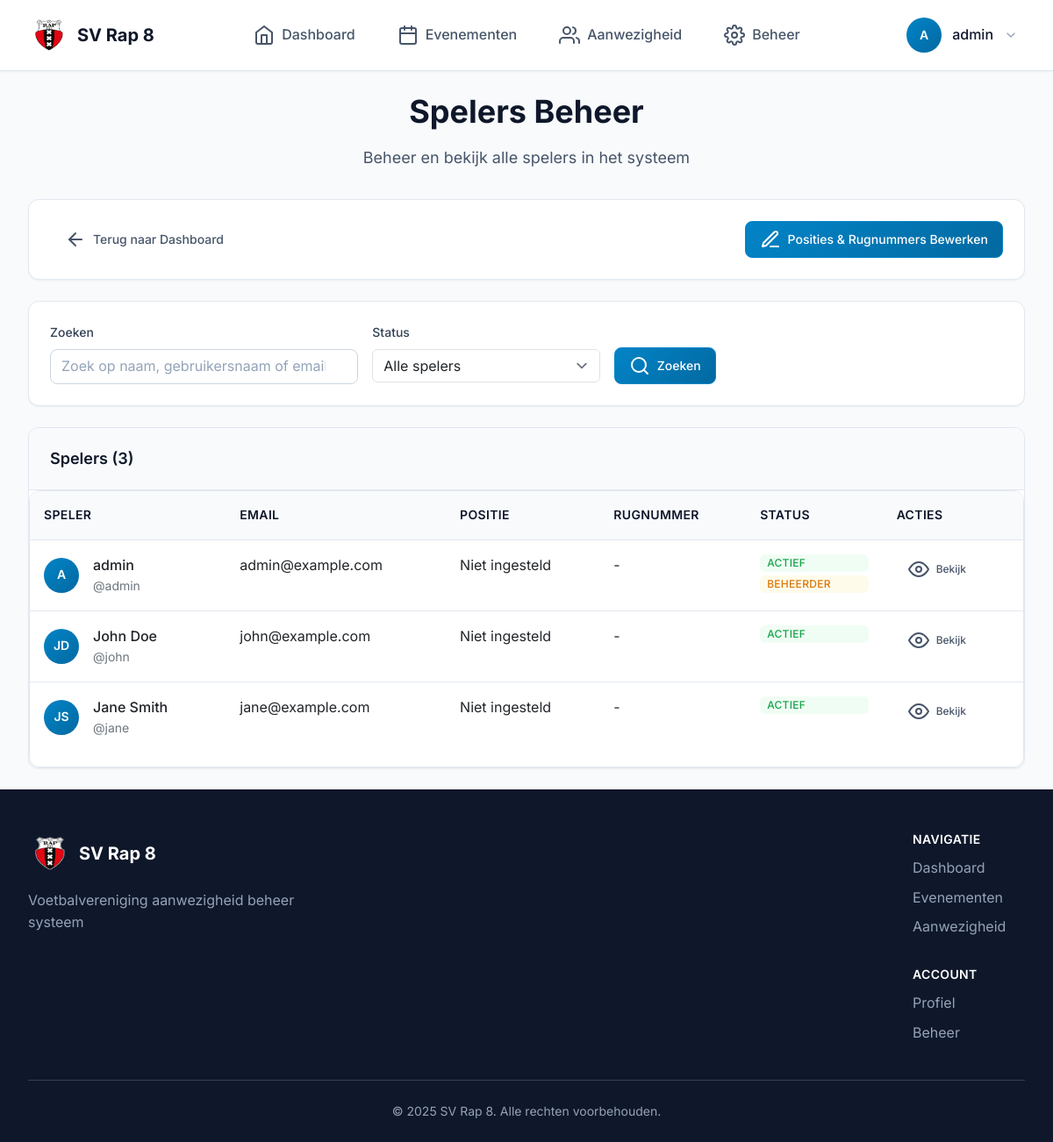
/users/admin/players/ (signed in), run on the app's committed database.
### users/models.py (models this page shows, shortened)
class Player(AbstractUser):
    geboortedatum = models.DateField(
        null=True, blank=True, verbose_name="Geboortedatum"
    )
    telefoonnummer = models.CharField(
        max_length=20, blank=True, verbose_name="Telefoonnummer"
    )
    positie = models.CharField(max_length=50, blank=True, verbose_name="Positie")
    rugnummer = models.PositiveIntegerField(
        null=True, blank=True, verbose_name="Rugnummer"
    )
    straat = models.CharField(max_length=100, blank=True, verbose_name="Straat")
    huisnummer = models.CharField(max_length=10, blank=True, verbose_name="Huisnummer")
    toevoeging = models.CharField(max_length=10, blank=True, verbose_name="Toevoeging")
    postcode = models.CharField(max_length=10, blank=True, verbose_name="Postcode")
    plaats = models.CharField(max_length=50, blank=True, verbose_name="Plaats")
    adres = models.CharField(
        max_length=255, blank=True, verbose_name="Adres"
    )  # Keep for backward compatibility
    foto = models.ImageField(
        upload_to="profile_pics/",
        null=True,
        blank=True,
        verbose_name="Profielfoto",
    )

### users/views.py (the view, shortened to what this page needs)
# urls.py: path("admin/players/", views.admin_players, name="admin_players"),
@user_passes_test(is_staff)
def admin_players(request: HttpRequest):
    search = request.GET.get("search", "")
    status_filter = request.GET.get("status", "all")
    players = Player.objects.all()
    if status_filter == "active":
        players = players.filter(is_active=True)
    elif status_filter == "inactive":
        players = players.filter(is_active=False)
    elif status_filter == "staff":
        players = players.filter(is_staff=True)
    players = players.order_by("last_name", "first_name")
    context = {
        "players": players,
        "search": search,
        "status_filter": status_filter,
    }
    return render(request, "users/admin/players.html", context)

### users/views.py (called while the page is built)
def is_staff(user):
    return user.is_staff

### users/templates/users/admin/players.html (shortened to what this page needs)
{% extends "base.html" %}
{% load static %}
{% block content %}
<div class="page-header">
    <h1 class="page-title">Spelers Beheer</h1>
    <p class="page-subtitle">Beheer en bekijk alle spelers in het systeem</p>
</div>
<div class="card mb-4">
    <div class="card-content">
        <nav class="d-flex justify-content-between align-items-center">
            <div class="d-flex gap-3">
                <a href="{% url 'users:admin_dashboard' %}" class="btn btn-ghost">
                    <i data-feather="arrow-left"></i>
                    Terug naar Dashboard
                </a>
            </div>
            <div class="d-flex gap-2">
                <a href="{% url 'users:admin_bulk_edit_positions' %}" class="btn btn-primary">
                    <i data-feather="edit-3"></i>
                    Posities & Rugnummers Bewerken
                </a>
            </div>
        </nav>
    </div>
</div>
<div class="card mb-4">
    <div class="card-content">
        <form method="get" class="row g-3">
            <div class="col-md-4">
                <label for="search" class="form-label">Zoeken</label>
                <input type="text" id="search" name="search" class="form-input"
                       placeholder="Zoek op naam, gebruikersnaam of email..."
                       value="{{ search }}">
            </div>
            <div class="col-md-3">
                <label for="status" class="form-label">Status</label>
                <select id="status" name="status" class="form-select">
                    <option value="all" {% if status_filter == 'all' %}selected{% endif %}>Alle spelers</option>
                </select>
            </div>
            <div class="col-md-2 d-flex align-items-end">
                <button type="submit" class="btn btn-primary">
                    <i data-feather="search"></i>
                    Zoeken
                </button>
            </div>
        </form>
    </div>
</div>
<div class="card">
    <div class="card-header d-flex justify-content-between align-items-center">
        <h3 class="card-title">Spelers ({{ players.count }})</h3>
    </div>
    <div class="card-content p-0">
        {% if players %}
            <div class="table-container">
                <table class="table">
                    <thead>
                        <tr>
                            <th>Speler</th>
                            <th class="hide-mobile">Email</th>
                            <th class="hide-mobile">Positie</th>
                            <th class="hide-mobile">Rugnummer</th>
                            <th>Status</th>
                            <th>Acties</th>
                        </tr>
                    </thead>
                    <tbody>
                        {% for player in players %}
                        <tr>
                            <td>
                                <div class="d-flex align-items-center gap-3">
                                    <div class="user-avatar d-none d-sm-flex{% if not player.foto %} default{% endif %}">
                                        {% if player.foto %}
                                            <img src="{{ player.foto.url }}" alt="{{ player.get_full_name }}">
                                        {% else %}
                                            <div class="avatar-fallback">
                                                {% if player.first_name %}
                                                    {{ player.first_name|first|upper }}{{ player.last_name|first|upper }}
                                                {% else %}
                                                    {{player.username|first|upper}}
                                                {% endif %}
                                            </div>
                                        {% endif %}
                                    </div>
                                    <div>
                                        <div class="font-medium">{{ player.get_full_name|default:player.username }}</div>
                                        <div class="text-sm text-secondary">@{{ player.username }}</div>
                                    </div>
                                </div>
                            </td>
                            <td class="hide-mobile">{{ player.email|default:"Geen email" }}</td>
                            <td class="hide-mobile">{{ player.positie|default:"Niet ingesteld" }}</td>
                            <td class="hide-mobile">
                                {% if player.rugnummer %}
                                    <span class="badge badge-secondary">#{{ player.rugnummer }}</span>
                                {% else %}
                                    -
                                {% endif %}
                            </td>
                            <td>
                                <div class="d-flex flex-column gap-1">
                                    {% if player.is_active %}
                                        <span class="badge badge-success">Actief</span>
                                    {% else %}
                                        <span class="badge badge-error">Inactief</span>
                                    {% endif %}
                                    {% if player.is_staff %}
                                        <span class="badge badge-warning">Beheerder</span>
                                    {% endif %}
                                </div>
                            </td>
                            <td>
                                <a href="{% url 'users:admin_player_detail' player.id %}"
                                   class="btn btn-sm btn-ghost">
                                    <i data-feather="eye"></i>
                                    Bekijk
                                </a>
                            </td>
                        </tr>
                        {% endfor %}
                    </tbody>
                </table>
            </div>
        {% endif %}
    </div>
</div>
{% endblock %}

### templates/base.html (shortened to what this page needs)
<!DOCTYPE html>
<html lang="nl">
  <head>
    {% load static %}
    <link href="https://cdn.jsdelivr.net/npm/bootstrap@5.3.0/dist/css/bootstrap.min.css" rel="stylesheet" />
    <link rel="stylesheet" href="https://cdnjs.cloudflare.com/ajax/libs/feather-icons/4.28.0/feather.min.css" />
    <link rel="stylesheet" href="{% static 'css/style.css' %}" />
  </head>
  <body class="d-flex flex-column min-vh-100">
    <nav class="navbar">
      <div class="nav-container">
        <div class="nav-brand">
          <a href="/" class="nav-logo">
            <img src="{% static 'media/sv-rap.png' %}" alt="SV Rap Logo" class="logo-image" />
            <span class="brand-text">SV Rap 8</span>
          </a>
        </div>
        {% if user.is_authenticated %}
          <div class="nav-menu">
            <a href="/" class="nav-link">
              <i data-feather="home"></i>
              <span>Dashboard</span>
            </a>
            <a href="{% url 'events:list' %}" class="nav-link">
              <i data-feather="calendar"></i>
              <span>Evenementen</span>
            </a>
            <a href="{% url 'attendance:dashboard' %}" class="nav-link">
              <i data-feather="users"></i>
              <span>Aanwezigheid</span>
            </a>
            {% if user.is_staff %}
              <a href="{% url 'users:admin_dashboard' %}" class="nav-link">
                <i data-feather="settings"></i>
                <span>Beheer</span>
              </a>
            {% endif %}
          </div>
          <div class="nav-user">
            <div class="user-menu">
              <button class="user-button" onclick="toggleUserMenu()" aria-label="Gebruikersmenu">
                <div class="user-avatar{% if not user.foto %} default{% endif %}">
                  {% if user.foto %}
                    <img src="{{ user.foto.url }}" alt="{{ user.get_full_name }}" />
                  {% else %}
                    <div class="avatar-fallback">
                      {% if user.firstname %}
                      {{ user.first_name|first|upper }}{{ user.last_name|first|upper }}
                      {% else %}
                      {{ user.username|first|upper }}
                      {% endif %}
                    </div>
                  {% endif %}
                </div>
                <span class="user-name">{{ user.get_full_name|default:user.username }}</span>
                <i data-feather="chevron-down" class="user-chevron"></i>
              </button>
            </div>
          </div>
        {% else %}
          <div class="nav-auth">
            <a href="{% url 'users:login' %}" class="btn btn-ghost">Inloggen</a>
            <a href="{% url 'users:register' %}" class="btn btn-primary">Registreren</a>
          </div>
        {% endif %}
      </div>
    </nav>
    <main class="flex-grow-1 py-4">
      <div class="container">
        {% block content %}
        {% endblock %}
      </div>
    </main>
    <footer class="footer">
      <div class="container">
        <div class="footer-content">
          <div class="footer-brand">
            <div class="footer-logo">
              <img src="{% static 'media/sv-rap.png' %}" alt="SV Rap Logo" width="50" height="50" class="logo-image" />
              <span>SV Rap 8</span>
            </div>
            <p class="footer-description">Voetbalvereniging aanwezigheid beheer systeem</p>
          </div>
          <div class="footer-links">
            <div class="footer-section">
              <h4>Navigatie</h4>
              <a href="/">Dashboard</a>
              <a href="{% url 'events:list' %}">Evenementen</a>
              <a href="{% url 'attendance:dashboard' %}">Aanwezigheid</a>
            </div>
            <div class="footer-section">
              <h4>Account</h4>
              <a href="{% url 'users:profile' %}">Profiel</a>
              {% if user.is_staff %}
                <a href="{% url 'users:admin_dashboard' %}">Beheer</a>
              {% endif %}
            </div>
          </div>
        </div>
        <div class="footer-bottom">
          <p>&copy; 2025 SV Rap 8. Alle rechten voorbehouden.</p>
        </div>
      </div>
    </footer>
  </body>
</html>

### users/templates/users/admin/players.html (style rules this page uses)
.user-avatar { width: 2.5rem; height: 2.5rem; }
.gap-3 { gap: 0.75rem; }
.gap-1 { gap: 0.25rem; }

### data on the page
Player: username|first "A", get_full_name "admin", username "admin", email "admin@example.com", positie "Niet ingesteld", is_active "ACTIEF", is_staff "BEHEERDER"
Player: first_name|first "J", last_name|first "D", get_full_name "John Doe", username "john", email "john@example.com", positie "Niet ingesteld", is_active "ACTIEF"
Player: first_name|first "J", last_name|first "S", get_full_name "Jane Smith", username "jane", email "jane@example.com", positie "Niet ingesteld", is_active "ACTIEF"

### other printed values
{{ players.count }} "3"
